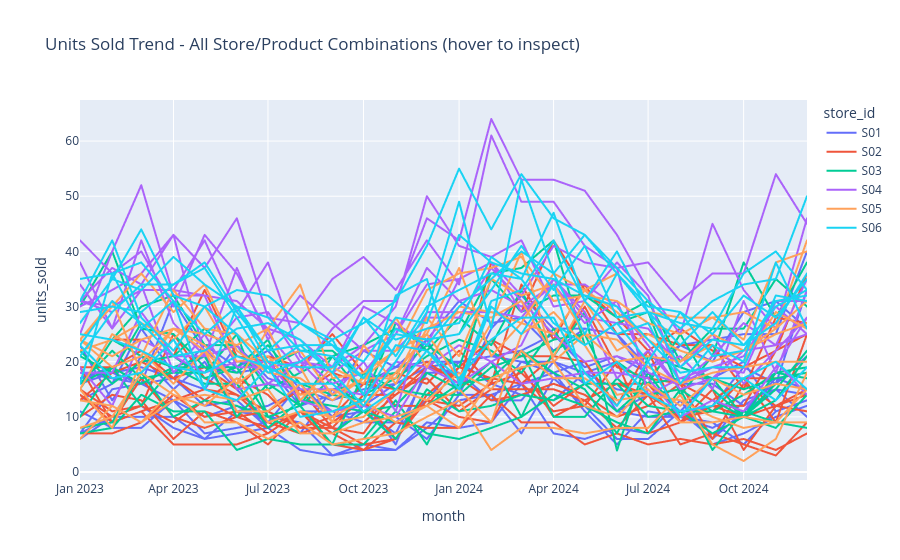

The notebook cell saved with this chart:
### Code cell
# --- Part B: drill-down with context preserved ---

# TODO 1: overview chart (cheap tier - hover)
overview_fig = px.line(
    sales_df,
    x="month",
    y="units_sold",
    color="store_id",
    line_group="product",
    hover_data=["store_id", "product"],
    title="Units Sold Trend - All Store/Product Combinations (hover to inspect)"
)
overview_fig.show()

# TODO 2: focus (anomalous pair) + context (average trend for same product)
top_row = anomaly_ranking.iloc[0]
top_store, top_product = top_row["store_id"], top_row["product"]

focus_df = sales_df[
    (sales_df.store_id == top_store) & (sales_df["product"] == top_product)
].sort_values("month")

context_df = sales_df[sales_df["product"] == top_product].groupby("month").units_sold.mean().reset_index()

plt.figure(figsize=(10, 6))
plt.plot(context_df.month, context_df.units_sold, color="gray", alpha=0.6,
         label=f"Avg trend - {top_product} (all stores, context)")
plt.plot(focus_df.month, focus_df.units_sold, color="crimson", marker="o",
         label=f"{top_store} - {top_product} (focus)")
plt.xlabel("Month")
plt.ylabel("Units Sold")
plt.title(f"Focus + Context Drill-Down: {top_store} / {top_product}")
plt.legend()
plt.xticks(rotation=45)
plt.tight_layout()
plt.show()
